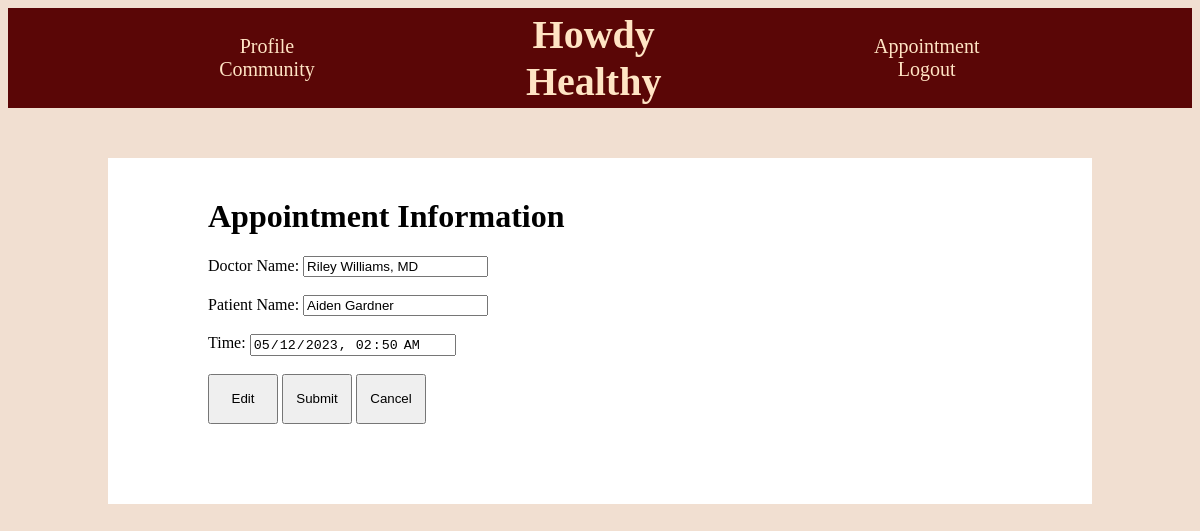
The page /appointments/dashboard/details.php?id=4 (signed in) on the database its author committed.
### tables this page shows
CREATE TABLE `doctor` (
  `d_id` int(11) NOT NULL,
  `last_name` varchar(50) NOT NULL,
  `first_name` varchar(50) NOT NULL,
  `h_id` int(11) NOT NULL,
  `d_password` int(11) NOT NULL,
  `d_email` varchar(254) NOT NULL
);

CREATE TABLE `patient` (
  `p_id` int(11) NOT NULL,
  `first_name` varchar(50) NOT NULL,
  `last_name` varchar(50) NOT NULL,
  `DOB` date NOT NULL,
  `h_id` int(11) NOT NULL,
  `d_id` int(11) NOT NULL,
  `p_password` int(11) NOT NULL,
  `p_email` varchar(254) NOT NULL
);

CREATE TABLE `appointment` (
  `app_id` int(11) NOT NULL,
  `app_date` date NOT NULL,
  `app_time` time NOT NULL,
  `p_id` int(11) NOT NULL,
  `d_id` int(11) NOT NULL
);

### appointments/dashboard/details.php (the view, shortened to what this page needs)
<?php
    include("../../config/db_connect.php");
    $patientUser = $_SESSION['isPatient'];
    if(isset($_GET['id'])){
        $app_id = mysqli_real_escape_string($conn, $_GET['id']);
        $sql = "SELECT * FROM appointment WHERE app_id = $app_id";
        $result = mysqli_query($conn, $sql);
        $appointment_info = mysqli_fetch_assoc($result);
        $time = $appointment_info['app_date'] . "T" . $appointment_info['app_time'];
        $p_id = $appointment_info['p_id'];
        $d_id = $appointment_info['d_id'];
        $sqlpatient = "SELECT first_name, last_name FROM patient WHERE p_id = $p_id";
        $sqldoctor = "SELECT first_name, last_name FROM doctor WHERE d_id = $d_id";
        if($patientUser === true){
            $sqllist = "SELECT d_id, first_name, last_name FROM doctor";
        } else {
            $sqllist = "SELECT p_id, first_name, last_name FROM patient";
        }
        $resultpatient = mysqli_query($conn, $sqlpatient);
        $resultdoctor = mysqli_query($conn, $sqldoctor);
        $resultlist = mysqli_query($conn, $sqllist);
        $patient_info = mysqli_fetch_assoc($resultpatient);
        $doctor_info = mysqli_fetch_assoc($resultdoctor);
        $datalist = mysqli_fetch_all($resultlist);
        $patientName = trim($patient_info['first_name']) . ' ' . trim($patient_info['last_name']);
        $doctorName = trim($doctor_info['first_name']) . ' ' . trim($doctor_info['last_name']) . ', MD';
    }
    $cssFile = 'details.css';
    $cssContent = file_get_contents($cssFile);
    $hash = md5($cssContent);
?>
<!DOCTYPE html>
<html lang=eng>
    <head>
        <link rel="stylesheet" type="text/css" href="details.css?version=<?php echo $hash; ?>">
    </head>
    <body>
        <?php include('../../header/header.php'); ?>
        <div id="detail">
            <h1>Appointment Information</h1>
            <?php if($appointment_info): ?>
                <form action="details.php" method="POST">
                    <?php if($patientUser === true): ?>
                        <label for="doctor_name"> Doctor Name: </label>
                        <input type="text" id="dname" name="dname" value="<?php echo $doctorName ?>" readonly>
                        <span hidden="hidden" id="showdoctorlist">
                            <select id = "dname" name="dname">
                                <?php foreach($datalist as $doctor): ?>
                                    <option value="<?php echo $doctor[0] . "," . $doctor[1] . "" .  $doctor[2]; ?>">
                                        <?php echo trim($doctor[1]) . " " . trim($doctor[2]); ?>
                                    </option>
                                <?php endforeach; ?>
                            </select>
                        </span>
                        <br><br>
                        <label for="patient_name"> Patient Name: </label>
                        <input type="text" id="pname" name="pname" value="<?php echo $patientName; ?>" readonly>
                        <br><br>
                    <?php else: ?>
                        <label for="doctor_name"> Doctor Name:</label>
                        <input type="text" id="dname" name="dname" value="<?php echo $doctorName; ?>" readonly>
                        <br><br>
                        <label for="patient_name"> Patient Name:</label>
                        <input type="text" id="pname" name="pname" value="<?php echo $patientName; ?>" readonly>
                        <br><br>
                    <?php endif; ?>
                    <label for="meeting-time"> Time: </label>
                    <input type="datetime-local" id="meeting-time" name="meeting-time" value="<?php echo $time; ?>" readonly="readonly" required>
                    <br><br>
                    <input type="button" id="editButton" name="editButton" value="Edit">
                    <input type="submit" id="submitButton" name="submit" value="Submit">
                    <input type="submit" id="cancelButton" name="delete" value="Cancel">
                </form>
            <?php else: ?>
                <h5>No Appointment Exists! </h5>
            <?php endif; ?>
        </div>
    </body>
</html>

### appointments/dashboard/details.css (style rules this page uses)
#detail { background-color: #ffff; padding-left: 100px; padding-bottom: 80px; padding-top: 20px; margin-left: 100px; margin-right: 100px; margin-top: 50px; }
#editButton { width: 70px; height: 50px; }
#submitButton { width: 70px; height: 50px; }
#cancelButton { width: 70px; height: 50px; }

### header/header.css (style rules this page uses)
h1 { margin-top: 20px; width: 50%; text-align: left; }
body { background-color: rgb(241, 223, 209); }

### rows shown on the page
doctor: dname "Riley Williams, MD"
patient: pname "Aiden Gardner"
appointment: meeting-time "05/12/2023 02:50"
